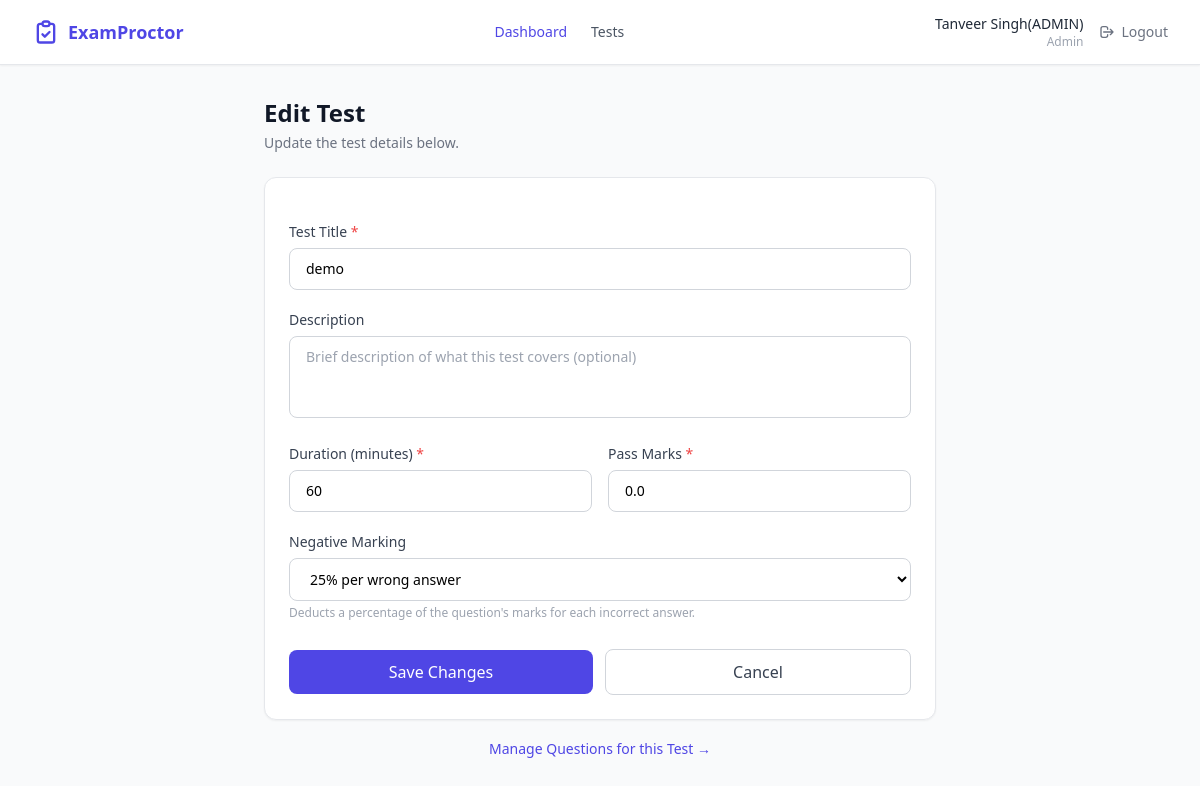
Page /admin/tests/2/edit (signed in) on the committed database.
### app/models.py (models this page shows, shortened)
class User(UserMixin, db.Model):
    __tablename__ = "users"
    id            = db.Column(db.Integer, primary_key=True)
    name          = db.Column(db.String(120), nullable=False)
    email         = db.Column(db.String(180), unique=True, nullable=False)
    password_hash = db.Column(db.String(256), nullable=False)
    role          = db.Column(db.String(20), nullable=False, default="candidate")
    created_at    = db.Column(db.DateTime, default=datetime.utcnow)
    tests_created = db.relationship("Test", backref="creator", lazy="dynamic",
                                    foreign_keys="Test.created_by")
    attempts      = db.relationship("Attempt", backref="candidate", lazy="dynamic",
                                    foreign_keys="Attempt.user_id")
    def is_admin(self):
        return self.role == "admin"

class Test(db.Model):
    __tablename__ = "tests"
    id                = db.Column(db.Integer, primary_key=True)
    title             = db.Column(db.String(200), nullable=False)
    description       = db.Column(db.Text, nullable=True)
    duration_minutes  = db.Column(db.Integer, nullable=False, default=60)
    negative_marking  = db.Column(db.Float, nullable=False, default=0.0)
    pass_marks        = db.Column(db.Float, nullable=False, default=0.0)
    is_published      = db.Column(db.Boolean, default=False, nullable=False)
    created_by        = db.Column(db.Integer, db.ForeignKey("users.id"), nullable=False)
    created_at        = db.Column(db.DateTime, default=datetime.utcnow)
    questions         = db.relationship("Question", backref="test", lazy="dynamic",
                                        cascade="all, delete-orphan",
                                        order_by="Question.order_index")
    attempts          = db.relationship("Attempt", backref="test", lazy="dynamic",
                                        cascade="all, delete-orphan")

### app/admin.py (the view, shortened to what this page needs)
@admin_bp.route("/tests/<int:test_id>/edit", methods=["GET", "POST"])
@login_required
@admin_required
def edit_test(test_id):
    test = Test.query.filter_by(id=test_id, created_by=current_user.id).first_or_404()
    return render_template("admin/test_form.html", test=test)

### app/admin.py (called while the page is built)
def admin_required(f):
    from functools import wraps
    @wraps(f)
    def decorated(*args, **kwargs):
        if not current_user.is_authenticated or not current_user.is_admin():
            abort(403)
        return f(*args, **kwargs)
    return decorated

### app/templates/admin/test_form.html (shortened to what this page needs)
{% extends "base.html" %}
{% block content %}
<div class="max-w-2xl mx-auto">
    <div class="mb-6">
        <h1 class="text-2xl font-bold text-gray-900">
            {{ 'Edit Test' if test else 'Create New Test' }}
        </h1>
        <p class="text-sm text-gray-500 mt-1">
            {{ 'Update the test details below.' if test else 'Fill in the details to create a new examination.' }}
        </p>
    </div>
    <div class="bg-white rounded-xl border border-gray-200 shadow-sm p-6">
        <form method="POST"
              action="{{ url_for('admin.edit_test', test_id=test.id) if test else url_for('admin.create_test') }}"
              class="space-y-5">
            <div>
                <label for="title" class="block text-sm font-medium text-gray-700 mb-1.5">
                    Test Title <span class="text-red-500">*</span>
                </label>
                <input type="text"
                       id="title"
                       name="title"
                       required
                       value="{{ test.title if test else '' }}"
                       placeholder="e.g. Class 10 Science Mid-Term"
                       class="w-full px-4 py-2.5 border border-gray-300 rounded-lg text-sm
                              focus:outline-none focus:ring-2 focus:ring-indigo-500 focus:border-indigo-500" />
            </div>
            <div>
                <label for="description" class="block text-sm font-medium text-gray-700 mb-1.5">
                    Description
                </label>
                <textarea id="description"
                          name="description"
                          rows="3"
                          placeholder="Brief description of what this test covers (optional)"
                          class="w-full px-4 py-2.5 border border-gray-300 rounded-lg text-sm resize-none
                                 focus:outline-none focus:ring-2 focus:ring-indigo-500 focus:border-indigo-500">{{ test.description if test else '' }}</textarea>
            </div>
            <div class="grid grid-cols-2 gap-4">
                <div>
                    <label for="duration_minutes" class="block text-sm font-medium text-gray-700 mb-1.5">
                        Duration (minutes) <span class="text-red-500">*</span>
                    </label>
                    <input type="number"
                           id="duration_minutes"
                           name="duration_minutes"
                           required
                           min="1"
                           value="{{ test.duration_minutes if test else 60 }}"
                           class="w-full px-4 py-2.5 border border-gray-300 rounded-lg text-sm
                                  focus:outline-none focus:ring-2 focus:ring-indigo-500 focus:border-indigo-500" />
                </div>
                <div>
                    <label for="pass_marks" class="block text-sm font-medium text-gray-700 mb-1.5">
                        Pass Marks <span class="text-red-500">*</span>
                    </label>
                    <input type="number"
                           id="pass_marks"
                           name="pass_marks"
                           required
                           min="0"
                           step="0.5"
                           value="{{ test.pass_marks if test else 0 }}"
                           class="w-full px-4 py-2.5 border border-gray-300 rounded-lg text-sm
                                  focus:outline-none focus:ring-2 focus:ring-indigo-500 focus:border-indigo-500" />
                </div>
            </div>
            <div>
                <label for="negative_marking" class="block text-sm font-medium text-gray-700 mb-1.5">
                    Negative Marking
                </label>
                <select id="negative_marking"
                        name="negative_marking"
                        class="w-full px-4 py-2.5 border border-gray-300 rounded-lg text-sm bg-white
                               focus:outline-none focus:ring-2 focus:ring-indigo-500 focus:border-indigo-500">
                    <option value="0.25" {% if test and test.negative_marking == 0.25 %}selected{% endif %}>25% per wrong answer</option>
                </select>
                <p class="text-xs text-gray-400 mt-1">
                    Deducts a percentage of the question's marks for each incorrect answer.
                </p>
            </div>
            <div class="flex items-center gap-3 pt-2">
                <button type="submit"
                        class="flex-1 bg-indigo-600 text-white font-medium py-2.5 rounded-lg
                               hover:bg-indigo-700 transition-colors">
                    {{ 'Save Changes' if test else 'Create Test' }}
                </button>
                <a href="{{ url_for('admin.test_list') }}"
                   class="flex-1 text-center bg-white text-gray-700 font-medium py-2.5 rounded-lg
                          border border-gray-300 hover:bg-gray-50 transition-colors">
                    Cancel
                </a>
            </div>
        </form>
    </div>
    {% if test %}
    <div class="mt-4 text-center">
        <a href="{{ url_for('admin.question_list', test_id=test.id) }}"
           class="text-sm font-medium text-indigo-600 hover:text-indigo-800">
            Manage Questions for this Test →
        </a>
    </div>
    {% endif %}
</div>
{% endblock %}

### app/templates/base.html (shortened to what this page needs)
<!DOCTYPE html>
<html lang="en" class="h-full bg-gray-50">
<head>
    <script src="https://cdn.tailwindcss.com"></script>
    <link rel="stylesheet" href="{{ url_for('static', filename='css/custom.css') }}" />
</head>
<body class="h-full flex flex-col {% block body_class %}{% endblock %}">
    {% if current_user.is_authenticated %}
    <nav class="bg-white border-b border-gray-200 shadow-sm no-print">
        <div class="max-w-7xl mx-auto px-4 sm:px-6 lg:px-8">
            <div class="flex justify-between h-16 items-center">
                <a href="/" class="flex items-center gap-2 text-indigo-600 font-bold text-lg">
                    <svg class="w-7 h-7" fill="none" stroke="currentColor" viewBox="0 0 24 24">
                        <path stroke-linecap="round" stroke-linejoin="round" stroke-width="2"
                              d="M9 5H7a2 2 0 00-2 2v12a2 2 0 002 2h10a2 2 0 002-2V7a2 2 0 00-2-2h-2
                                 M9 5a2 2 0 002 2h2a2 2 0 002-2M9 5a2 2 0 012-2h2a2 2 0 012 2
                                 m-6 9l2 2 4-4" />
                    </svg>
                    ExamProctor
                </a>
                <div class="flex items-center gap-6">
                    {% if current_user.is_admin() %}
                        <a href="{{ url_for('admin.dashboard') }}"
                           class="text-sm font-medium text-gray-600 hover:text-indigo-600 transition-colors
                                  {% if request.endpoint and request.endpoint.startswith('admin') %}text-indigo-600{% endif %}">
                            Dashboard
                        </a>
                        <a href="{{ url_for('admin.test_list') }}"
                           class="text-sm font-medium text-gray-600 hover:text-indigo-600 transition-colors">
                            Tests
                        </a>
                    {% elif current_user.is_candidate() %}
                        <a href="{{ url_for('candidate.dashboard') }}"
                           class="text-sm font-medium text-gray-600 hover:text-indigo-600 transition-colors">
                            My Tests
                        </a>
                    {% endif %}
                </div>
                <div class="flex items-center gap-4">
                    <div class="text-right hidden sm:block">
                        <p class="text-sm font-medium text-gray-800">{{ current_user.name }}</p>
                        <p class="text-xs text-gray-400 capitalize">{{ current_user.role }}</p>
                    </div>
                    <a href="{{ url_for('auth.logout') }}"
                       class="inline-flex items-center gap-1.5 text-sm font-medium text-gray-500
                              hover:text-red-600 transition-colors">
                        <svg class="w-4 h-4" fill="none" stroke="currentColor" viewBox="0 0 24 24">
                            <path stroke-linecap="round" stroke-linejoin="round" stroke-width="2"
                                  d="M17 16l4-4m0 0l-4-4m4 4H7m6 4v1a3 3 0 01-3 3H6
                                     a3 3 0 01-3-3V7a3 3 0 013-3h4a3 3 0 013 3v1" />
                        </svg>
                        Logout
                    </a>
                </div>
            </div>
        </div>
    </nav>
    {% endif %}
    <main class="flex-1 {% block main_class %}max-w-7xl mx-auto w-full px-4 sm:px-6 lg:px-8 py-8{% endblock %}">
        {% block content %}{% endblock %}
    </main>
</body>
</html>

### static/css/custom.css (style rules this page uses)
* { scroll-behavior: smooth; }
a, button { transition: transform 0.15s ease, box-shadow 0.2s ease, background-color 0.2s ease, border-color 0.2s ease, color 0.2s ease, opacity 0.2s ease; }
main { animation: pageIn 0.45s ease both; }

### rows in the picture
User: name "Tanveer Singh(ADMIN)", role "Admin"
Test: title "demo", duration_minutes "60", pass_marks "0.0", negative_marking "25% per wrong answer"

### other values in the picture
{{ 'Edit Test' if test else 'Create New Test' }} "Edit Test"
{{ 'Save Changes' if test else 'Create Test' }} "Save Changes"
